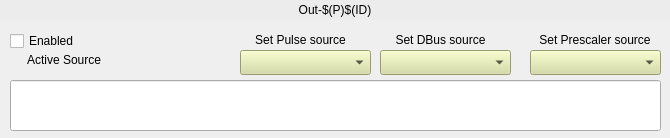
<?xml version="1.0" encoding="UTF-8"?>
<ui version="4.0">
 <class>Form</class>
 <widget class="QWidget" name="Form">
  <property name="geometry">
   <rect>
    <x>0</x>
    <y>0</y>
    <width>670</width>
    <height>138</height>
   </rect>
  </property>
  <property name="windowTitle">
   <string>Form</string>
  </property>
  <widget class="caToggleButton" name="catogglebutton">
   <property name="geometry">
    <rect>
     <x>10</x>
     <y>30</y>
     <width>81</width>
     <height>22</height>
    </rect>
   </property>
   <property name="text">
    <string>Enabled</string>
   </property>
   <property name="channel" stdset="0">
    <string notr="true">$(EVR):Out-$(P)$(ID)-Ena-SP</string>
   </property>
  </widget>
  <widget class="QLabel" name="label_14">
   <property name="geometry">
    <rect>
     <x>0</x>
     <y>50</y>
     <width>101</width>
     <height>20</height>
    </rect>
   </property>
   <property name="text">
    <string>Active Source</string>
   </property>
   <property name="alignment">
    <set>Qt::AlignRight|Qt::AlignTrailing|Qt::AlignVCenter</set>
   </property>
  </widget>
  <widget class="caMenu" name="camenu_2">
   <property name="geometry">
    <rect>
     <x>240</x>
     <y>50</y>
     <width>131</width>
     <height>25</height>
    </rect>
   </property>
   <property name="styleSheet">
    <string notr="true">background-color: rgb(212, 219, 157);</string>
   </property>
   <property name="channel" stdset="0">
    <string notr="true">$(EVR):Out-$(P)$(ID)-Src-Pulse-SP</string>
   </property>
  </widget>
  <widget class="caMenu" name="camenu_3">
   <property name="geometry">
    <rect>
     <x>530</x>
     <y>50</y>
     <width>131</width>
     <height>25</height>
    </rect>
   </property>
   <property name="styleSheet">
    <string notr="true">background-color: rgb(212, 219, 157);</string>
   </property>
   <property name="channel" stdset="0">
    <string notr="true">$(EVR):Out-$(P)$(ID)-Src-Scale-SP</string>
   </property>
  </widget>
  <widget class="caMenu" name="camenu_4">
   <property name="geometry">
    <rect>
     <x>380</x>
     <y>50</y>
     <width>131</width>
     <height>25</height>
    </rect>
   </property>
   <property name="styleSheet">
    <string notr="true">background-color: rgb(212, 219, 157);</string>
   </property>
   <property name="channel" stdset="0">
    <string notr="true">$(EVR):Out-$(P)$(ID)-Src-DBus-SP</string>
   </property>
  </widget>
  <widget class="QLabel" name="label_15">
   <property name="geometry">
    <rect>
     <x>240</x>
     <y>30</y>
     <width>121</width>
     <height>20</height>
    </rect>
   </property>
   <property name="text">
    <string>Set Pulse source</string>
   </property>
   <property name="alignment">
    <set>Qt::AlignCenter</set>
   </property>
  </widget>
  <widget class="QLabel" name="label_16">
   <property name="geometry">
    <rect>
     <x>380</x>
     <y>30</y>
     <width>121</width>
     <height>20</height>
    </rect>
   </property>
   <property name="text">
    <string>Set DBus source</string>
   </property>
   <property name="alignment">
    <set>Qt::AlignCenter</set>
   </property>
  </widget>
  <widget class="QLabel" name="label_17">
   <property name="geometry">
    <rect>
     <x>520</x>
     <y>30</y>
     <width>150</width>
     <height>20</height>
    </rect>
   </property>
   <property name="text">
    <string>Set Prescaler source</string>
   </property>
   <property name="alignment">
    <set>Qt::AlignCenter</set>
   </property>
  </widget>
  <widget class="caLineEdit" name="calineedit">
   <property name="geometry">
    <rect>
     <x>10</x>
     <y>80</y>
     <width>651</width>
     <height>51</height>
    </rect>
   </property>
   <property name="alignment">
    <set>Qt::AlignLeading|Qt::AlignLeft|Qt::AlignTop</set>
   </property>
   <property name="channel" stdset="0">
    <string notr="true">$(EVR):Out-$(P)$(ID)-User-SP</string>
   </property>
   <property name="formatType">
    <enum>caLineEdit::string</enum>
   </property>
  </widget>
  <widget class="caInclude" name="cainclude">
   <property name="geometry">
    <rect>
     <x>110</x>
     <y>50</y>
     <width>120</width>
     <height>20</height>
    </rect>
   </property>
   <property name="macro">
    <string notr="true">CHAN=$(EVR):Out-$(P)$(ID)-Src-Pulse-RB</string>
   </property>
   <property name="filename" stdset="0">
    <string notr="true">evr_out-helper.ui</string>
   </property>
   <property name="visibility">
    <enum>caInclude::Calc</enum>
   </property>
   <property name="visibilityCalc">
    <string notr="true">A=B</string>
   </property>
   <property name="channel" stdset="0">
    <string notr="true">$(EVR):Out-$(P)$(ID)-Src-RB</string>
   </property>
   <property name="channelB">
    <string notr="true">$(EVR):Out-$(P)$(ID)-Src-Pulse-SP.RVAL</string>
   </property>
  </widget>
  <widget class="caInclude" name="cainclude_2">
   <property name="geometry">
    <rect>
     <x>110</x>
     <y>50</y>
     <width>120</width>
     <height>20</height>
    </rect>
   </property>
   <property name="macro">
    <string notr="true">CHAN=$(EVR):Out-$(P)$(ID)-Src-Scale-RB</string>
   </property>
   <property name="filename" stdset="0">
    <string notr="true">evr_out-helper.ui</string>
   </property>
   <property name="visibility">
    <enum>caInclude::Calc</enum>
   </property>
   <property name="visibilityCalc">
    <string notr="true">A=B&amp;&amp;A#0</string>
   </property>
   <property name="channel" stdset="0">
    <string notr="true">$(EVR):Out-$(P)$(ID)-Src-RB</string>
   </property>
   <property name="channelB">
    <string notr="true">$(EVR):Out-$(P)$(ID)-Src-Scale-SP.RVAL</string>
   </property>
  </widget>
  <widget class="caInclude" name="cainclude_3">
   <property name="geometry">
    <rect>
     <x>110</x>
     <y>50</y>
     <width>120</width>
     <height>20</height>
    </rect>
   </property>
   <property name="macro">
    <string notr="true">CHAN=$(EVR):Out-$(P)$(ID)-Src-DBus-RB</string>
   </property>
   <property name="filename" stdset="0">
    <string notr="true">evr_out-helper.ui</string>
   </property>
   <property name="visibility">
    <enum>caInclude::Calc</enum>
   </property>
   <property name="visibilityCalc">
    <string notr="true">A=B&amp;&amp;A#0</string>
   </property>
   <property name="channel" stdset="0">
    <string notr="true">$(EVR):Out-$(P)$(ID)-Src-RB</string>
   </property>
   <property name="channelB">
    <string notr="true">$(EVR):Out-$(P)$(ID)-Src-DBus-SP.RVAL</string>
   </property>
  </widget>
  <widget class="caLabel" name="calabel">
   <property name="geometry">
    <rect>
     <x>0</x>
     <y>0</y>
     <width>670</width>
     <height>20</height>
    </rect>
   </property>
   <property name="styleSheet">
    <string notr="true">background-color: rgb(236, 236, 236, 255);</string>
   </property>
   <property name="text">
    <string>Out-$(P)$(ID)</string>
   </property>
   <property name="alignment">
    <set>Qt::AlignCenter</set>
   </property>
  </widget>
 </widget>
 <customwidgets>
  <customwidget>
   <class>caMenu</class>
   <extends>QComboBox</extends>
   <header>caMenu</header>
  </customwidget>
  <customwidget>
   <class>caToggleButton</class>
   <extends>QCheckBox</extends>
   <header>caToggleButton</header>
  </customwidget>
  <customwidget>
   <class>caLabel</class>
   <extends>QLabel</extends>
   <header>caLabel</header>
  </customwidget>
  <customwidget>
   <class>caInclude</class>
   <extends>QWidget</extends>
   <header>caInclude</header>
  </customwidget>
  <customwidget>
   <class>caLineEdit</class>
   <extends>QLineEdit</extends>
   <header>caLineEdit</header>
  </customwidget>
 </customwidgets>
 <resources/>
 <connections/>
</ui>
